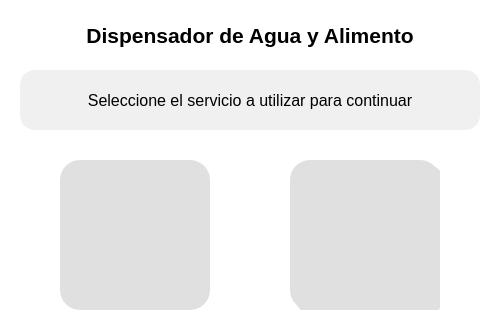
<?xml version="1.0" encoding="UTF-8"?>
<ui version="4.0">
 <class>DispensadorWindow</class>
 <widget class="QMainWindow" name="DispensadorWindow">
  <property name="geometry">
   <rect>
    <x>0</x>
    <y>0</y>
    <width>500</width>
    <height>333</height>
   </rect>
  </property>
  <property name="windowTitle">
   <string>Dispensador de Agua y Alimento</string>
  </property>
  <property name="styleSheet">
   <string notr="true">background-color: white;</string>
  </property>
  <widget class="QWidget" name="centralwidget">
   <widget class="QLabel" name="labelTitulo">
    <property name="geometry">
     <rect>
      <x>20</x>
      <y>20</y>
      <width>460</width>
      <height>30</height>
     </rect>
    </property>
    <property name="font">
     <font>
      <pointsize>16</pointsize>
      <weight>75</weight>
      <bold>true</bold>
     </font>
    </property>
    <property name="text">
     <string>Dispensador de Agua y Alimento</string>
    </property>
    <property name="alignment">
     <set>Qt::AlignCenter</set>
    </property>
   </widget>
   <widget class="QFrame" name="frameInstrucciones">
    <property name="geometry">
     <rect>
      <x>20</x>
      <y>70</y>
      <width>460</width>
      <height>60</height>
     </rect>
    </property>
    <property name="styleSheet">
     <string notr="true">QFrame {
    background-color: #f0f0f0;
    border-radius: 15px;
}</string>
    </property>
    <property name="frameShape">
     <enum>QFrame::StyledPanel</enum>
    </property>
    <property name="frameShadow">
     <enum>QFrame::Plain</enum>
    </property>
    <widget class="QLabel" name="labelInstrucciones">
     <property name="geometry">
      <rect>
       <x>10</x>
       <y>10</y>
       <width>440</width>
       <height>40</height>
      </rect>
     </property>
     <property name="font">
      <font>
       <pointsize>12</pointsize>
      </font>
     </property>
     <property name="styleSheet">
      <string notr="true">background-color: transparent;</string>
     </property>
     <property name="text">
      <string>Seleccione el servicio a utilizar para continuar</string>
     </property>
     <property name="alignment">
      <set>Qt::AlignCenter</set>
     </property>
    </widget>
   </widget>
   <widget class="QFrame" name="frameAgua">
    <property name="geometry">
     <rect>
      <x>60</x>
      <y>160</y>
      <width>150</width>
      <height>150</height>
     </rect>
    </property>
    <property name="cursor">
     <cursorShape>PointingHandCursor</cursorShape>
    </property>
    <property name="styleSheet">
     <string notr="true">QFrame {
    background-color: #e0e0e0;
    border-radius: 20px;
}</string>
    </property>
    <property name="frameShape">
     <enum>QFrame::StyledPanel</enum>
    </property>
    <property name="frameShadow">
     <enum>QFrame::Plain</enum>
    </property>
    <widget class="QLabel" name="labelImagenAgua">
     <property name="geometry">
      <rect>
       <x>4</x>
       <y>4</y>
       <width>141</width>
       <height>141</height>
      </rect>
     </property>
     <property name="text">
      <string/>
     </property>
     <property name="pixmap">
      <pixmap>../PIntegradorArchivos/waterBottle.png</pixmap>
     </property>
     <property name="scaledContents">
      <bool>true</bool>
     </property>
     <property name="alignment">
      <set>Qt::AlignCenter</set>
     </property>
    </widget>
   </widget>
   <widget class="QFrame" name="frameAlimento">
    <property name="geometry">
     <rect>
      <x>290</x>
      <y>160</y>
      <width>150</width>
      <height>150</height>
     </rect>
    </property>
    <property name="cursor">
     <cursorShape>PointingHandCursor</cursorShape>
    </property>
    <property name="styleSheet">
     <string notr="true">QFrame {
    background-color: #e0e0e0;
    border-radius: 20px;
}</string>
    </property>
    <property name="frameShape">
     <enum>QFrame::StyledPanel</enum>
    </property>
    <property name="frameShadow">
     <enum>QFrame::Plain</enum>
    </property>
    <widget class="QLabel" name="labelImagenAlimento">
     <property name="geometry">
      <rect>
       <x>4</x>
       <y>4</y>
       <width>151</width>
       <height>151</height>
      </rect>
     </property>
     <property name="text">
      <string/>
     </property>
     <property name="pixmap">
      <pixmap>../PIntegradorArchivos/food.png</pixmap>
     </property>
     <property name="scaledContents">
      <bool>true</bool>
     </property>
     <property name="alignment">
      <set>Qt::AlignCenter</set>
     </property>
    </widget>
   </widget>
  </widget>
 </widget>
 <resources>
  <include location="../PIntegradorArchivos/resources.qrc"/>
 </resources>
 <connections/>
</ui>
